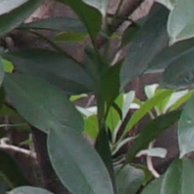
#> input picture images/input.png, 194 x 194 px, given as the content of the folder images/input.png, which was not available
$ python -i data_utils.py   (imports and definitions only)
#> lines starting #> are read from the running program, lines starting #| are printed output that depends on the picture; pictures that were not available may be replaced by others from this repository, and a replacement may not be noted
import pathlib
import os
from PIL import Image
import numpy as np
import cv2
#import tensorflow as tf
import tensorflow.compat.v1 as tf
# [1 line not run here, left out]
import imutils #rotating images properly
import random


# [152 lines left out: functions img_aug, make_dataset, make_val_dataset, getpaths, not called in this run]

def augment(dataset_path, save_path):
    if(not os.path.isdir(save_path)):
        print("Making augmented images...")
        os.mkdir(save_path)

        do_augmentations(dataset_path, save_path)
#> in do_augmentations, img is the input picture: PIL image 194x194 RGB; mean R, G, B 72.7, 82, 69.2

        #count new images
        save_path, dirs, files = next(os.walk(save_path))
        file_count = len(files)

        print("{} augmented images are stored in the folder {}".format(file_count, save_path))

def rotate(img):
    """
    Function that rotates an image 90 degrees 4 times.

    returns:
    4 image arrays each rotated 90 degrees
    """
    rotated90 = imutils.rotate_bound(img, 90)
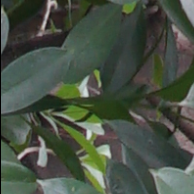
#> rotated90: shape (194, 194, 3); mean R, G, B 72.2, 81.5, 68.7
    rotated180 = imutils.rotate_bound(img, 180)
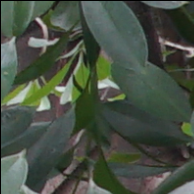
#> rotated180: shape (194, 194, 3); mean R, G, B 71.8, 81.1, 68.4
    rotated270 = imutils.rotate_bound(img, 270)
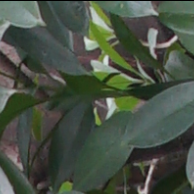
#> rotated270: shape (194, 194, 3); mean R, G, B 72.3, 81.6, 68.9

    return img, rotated90, rotated180, rotated270

def downscale(img):
    """
    Downscales an image 0.9x, 0.8x, 0.7x and 0.6x.

    Returns:
    5 image arrays
    """
    (w, h) = img.shape[:2]
    img09 = cv2.resize(img, dsize=(int(h*0.9),int(w*0.9)), interpolation=cv2.INTER_CUBIC)
    img08 = cv2.resize(img, dsize=(int(h*0.8),int(w*0.8)), interpolation=cv2.INTER_CUBIC)
    img07 = cv2.resize(img, dsize=(int(h*0.7),int(w*0.7)), interpolation=cv2.INTER_CUBIC)
    img06 = cv2.resize(img, dsize=(int(h*0.6),int(w*0.6)), interpolation=cv2.INTER_CUBIC)

    return img, img09, img08, img07, img06


def augment_image(img):
    """
    Rotates and downscales an image. Creates 20x images.
    """
    augmented_images = []

    rotated_images = rotate(img)

    for img in rotated_images:
        downscaled_images = downscale(img)

        for im in downscaled_images:
            augmented_images.append(im)
#> this loop made 4 passes
#> pass 1, in downscale, `img08 = cv2.resize(img, dsize=(int(h*0.8),int(w*0.8)), interpolation=c..`:
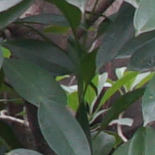
#> img08: shape (155, 155, 3); mean R, G, B 72.7, 82, 69.2
#> pass 1, in downscale, `img07 = cv2.resize(img, dsize=(int(h*0.7),int(w*0.7)), interpolation=c..`:
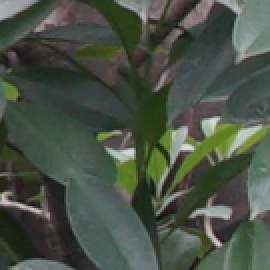
#> img07: shape (135, 135, 3) (shown 2 times larger); mean R, G, B 72.7, 82, 69.2
#> pass 1, in downscale, `img06 = cv2.resize(img, dsize=(int(h*0.6),int(w*0.6)), interpolation=c..`:
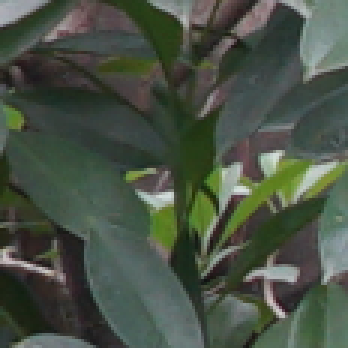
#> img06: shape (116, 116, 3) (shown 3 times larger); mean R, G, B 72.7, 82, 69.2
#> after the loop, augmented_images = 20 items

    return augmented_images

def do_augmentations(dataset_path, save_path):
    """
    Does augmentations on all images in folder 'path'.
    """
    # get all image paths from folder
    dir = pathlib.Path(dataset_path)
    all_image_paths = list(dir.glob('*'))
    all_image_paths = [str(x) for x in all_image_paths]

    im_counter = 0
    # do augmentations
    for path in all_image_paths:
        # open current image as array
        img = Image.open(path)
        img = np.array(img)

        augm_counter = 0
        # get augmented images
        augmented_images = augment_image(img)
#> augmented_images = 20 items
        for im in augmented_images: #save them all to ./augmented
            x = Image.fromarray(im)
            x.save(save_path + "/img{}aug{}.png".format(im_counter, augm_counter))
            augm_counter += 1
#> this loop made 20 passes
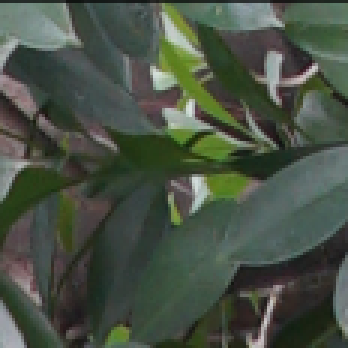
#> x: PIL image 116x116 RGB (shown 3 times larger); mean R, G, B 72.3, 81.6, 68.8
#> after the loop, augm_counter = 20
        im_counter += 1

>>> result = augment('images/input.png', 'out.png')
